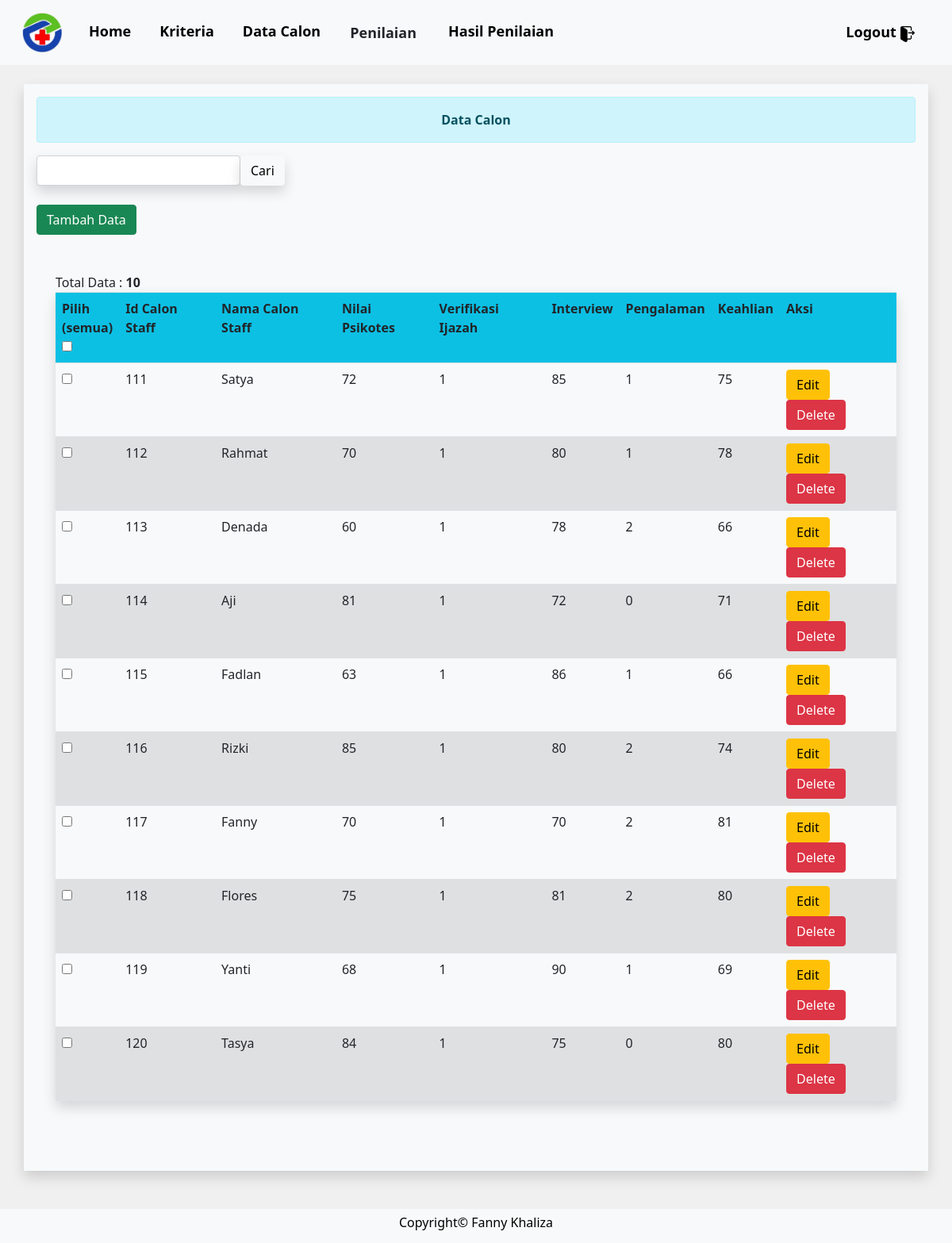
The page /admin/data_calon_staff.php (signed in) on the database its author committed.
### tables this page shows
CREATE TABLE `calon_staff` (
  `id_calon` varchar(25) NOT NULL,
  `nama_calon` varchar(80) NOT NULL,
  `c1` varchar(25) NOT NULL,
  `c2` varchar(25) NOT NULL,
  `c3` varchar(25) NOT NULL,
  `c4` varchar(25) NOT NULL,
  `c5` varchar(25) NOT NULL
);

### functions.php (called while the page is built, shortened)
<?php
$con = mysqli_connect("localhost", "root", "", "db_spk");
function tampilcalon($query)
{
	global $con;
	$data = mysqli_query($con, $query);
	$rows = [];
	while ($row = mysqli_fetch_assoc($data)) {
		$rows[] = $row;
	}
	return $rows;
}

### admin/data_calon_staff.php (the view, shortened to what this page needs)
<?php
require '../functions.php';
$data_calon = tampilcalon("SELECT * FROM calon_staff");
$data_calon1 = mysqli_query($con, "SELECT * FROM calon_staff");
?>
<!doctype html>
<html lang="en">
<head>
  <link rel="stylesheet" type="text/css" href="../bootstrap/css/bootstrap.min.css">
  <link href="https://cdn.jsdelivr.net/npm/bootstrap@5.1.1/dist/css/bootstrap.min.css" rel="stylesheet">
</head>
<body bgcolor="f0f0f0">
  <form method="post" action="perhitungan.php">
    <nav class="navbar navbar-expand-lg navbar-light bg-light">
      <div class="container-fluid">
        <a class="navbar-brand" href="#"><img src="../img/logo.png" width="50"></a>
        <div class="collapse navbar-collapse" id="navbarNavAltMarkup">
          <div class="navbar-nav" style="margin: 10px;">
            <a class="nav-link active" href="index.php">
              <font size="4"><b style = "color:#000;">Home</b> </font><span class="sr-only">(current)</span>
            </a>
            <a class="nav-link" href="data_kriteria.php">
              <font size="4"><b style = "color:#000;">Kriteria</b></font>
            </a>
            <a class="nav-link" href="data_calon_staff.php">
              <font size="4"><b style = "color:#000;">Data Calon</b></font>
            </a>
            <a class="nav-link" href="#">
              <font size="4"><b style = "color:#000;"><button type="submit" name="perhitungan" class="btn" style="font-size: 18px; padding: 0px 3px 0px 0px;"><b>Penilaian</b></button></b></font>
            </a>
            <a class="nav-link" href="laporan.php">
              <font size="4"><b style = "color:#000;">Hasil Penilaian</b></font>
            </a>
          </div>
          <div class="navbar-nav ms-auto" style="margin: 10px;">
            <a class="log nav-link m-auto" href="../logout.php">
              <font size="4"><b style = "color:#000;">Logout</b></font>
              <img src="../img/logout_new.png" width="20">
            </a>
          </div>
        </div>
    </nav>
    <br>
    <div class="container bg-light shadow p-3 mb-5">
      <div class="alert alert-info">
        <center><b>Data Calon</b></center>
      </div>
  </form>
  <div class="form-inline">
    <form method="POST" action="" class="form-group">
      <input type="text" name="input" autofocus autocomplete="off" class="form-control shadow">
      <button type="submit" name="cari" class="btn btn-light shadow">Cari</button>
    </form>
  </div>
  <br>
  <a href="tambah_data_calon.php" class="btn btn-success">Tambah Data</a>
  <br><br>
  <div class="table-responsive p-4">
    <table class="table table-striped shadow p-3 mb-5">
      <?php $tot = mysqli_num_rows($data_calon1);
      echo "Total Data : <b>" . $tot . "</b>";
      ?>
      <tr class="bg-info">
        <th>Pilih <br> (semua) <br>
          <input type="checkbox" onChange="checkAll(this)" name="chk[]">
        </th>
        <th>Id Calon Staff</th>
        <th>Nama Calon Staff</th>
        <th>Nilai Psikotes</th>
        <th>Verifikasi Ijazah</th>
        <th>Interview</th>
        <th>Pengalaman</th>
        <th>Keahlian</th>
        <th>Aksi</th>
      </tr>
      <?php foreach ($data_calon as $calon) { ?>
        <tr>
          <td><input type="checkbox" name="id_calon[]" id="pilih" value="<?= $calon['id_calon']; ?>"></td>
          <td><?= $calon['id_calon']; ?></td>
          <td><?= $calon['nama_calon']; ?></td>
          <td><?= $calon['c1']; ?></td>
          <td><?= $calon['c2']; ?></td>
          <td><?= $calon['c3']; ?></td>
          <td><?= $calon['c4']; ?></td>
          <td><?= $calon['c5']; ?></td>
          <td><a href="edit_data_calon.php?id_calon=<?= $calon['id_calon']; ?>" class="btn btn-warning">Edit</a> <a href="hapus_data_calon.php?id_calon=<?= $calon['id_calon']; ?>" class="btn btn-danger">Delete</a></td>
        </tr>
      <?php } ?>
    </table>
  </div>
  <div class="col-md-12 bg-light">
    <div class="copyright">
      <h6 style = "color:#000;">Copyright&copy; Fanny Khaliza</h6>
    </div>
  </div>
</body>
</html>

### admin/data_calon_staff.php (style rules this page uses)
body { background-color: #f0f0f0; }
.container { min-height: calc(100vh - 211px - -60px); }
.col-md-12 { padding: 8px; }
.copyright { text-align: center; }
.navbar-nav a { margin-right: 20px; }

### rows shown on the page
calon_staff: id_calon "111", nama_calon "Satya", c1 "72", c2 "1", c3 "85", c4 "1", c5 "75"
calon_staff: id_calon "112", nama_calon "Rahmat", c1 "70", c2 "1", c3 "80", c4 "1", c5 "78"
calon_staff: id_calon "113", nama_calon "Denada", c1 "60", c2 "1", c3 "78", c4 "2", c5 "66"
calon_staff: id_calon "114", nama_calon "Aji", c1 "81", c2 "1", c3 "72", c4 "0", c5 "71"
calon_staff: id_calon "115", nama_calon "Fadlan", c1 "63", c2 "1", c3 "86", c4 "1", c5 "66"
calon_staff: id_calon "116", nama_calon "Rizki", c1 "85", c2 "1", c3 "80", c4 "2", c5 "74"
calon_staff: id_calon "117", nama_calon "Fanny", c1 "70", c2 "1", c3 "70", c4 "2", c5 "81"
calon_staff: id_calon "118", nama_calon "Flores", c1 "75", c2 "1", c3 "81", c4 "2", c5 "80"
calon_staff: id_calon "119", nama_calon "Yanti", c1 "68", c2 "1", c3 "90", c4 "1", c5 "69"
calon_staff: id_calon "120", nama_calon "Tasya", c1 "84", c2 "1", c3 "75", c4 "0", c5 "80"

### other values the page prints
$tot "10"
